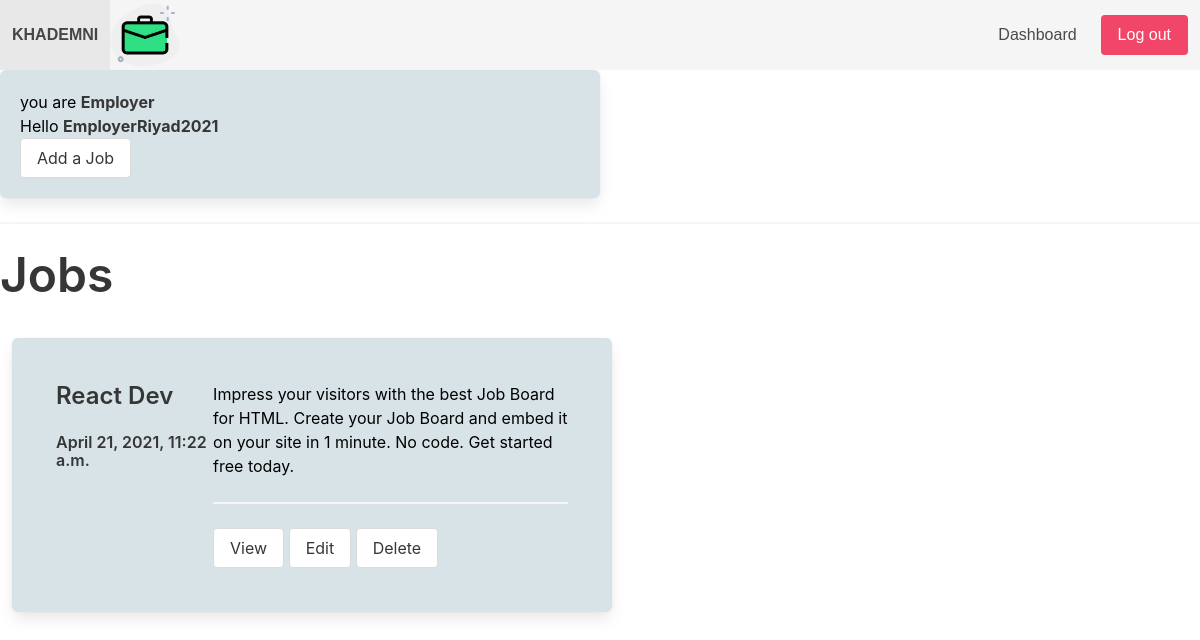
The app's page /dashboard/ (signed in) with its own data.
### jobs/models.py (models this page shows, shortened)
class Job(models.Model):
    title = models.CharField(max_length=255)
    show_description = models.TextField()
    long_desctiption = models.TextField(blank=True , null=True)
    created_by = models.ForeignKey(User, related_name='jobs', on_delete=models.CASCADE)
    created_at = models.DateTimeField(auto_now_add=True)
    change_at = models.DateTimeField(auto_now=True)

### userprofile/views.py (the view)
# urls.py: path('dashboard/', include('userprofile.urls')),
@login_required
def dashboard(request):
    return render(request, 'userprofile/dashboard.html', {'userprofile': request.user.userprofile})

### userprofile/templates/userprofile/dashboard.html (shortened to what this page needs)
{% extends 'core/base.html' %}
{% block content %}
<hr>
    {% if userprofile.is_employer %}
<p class="title is-1 is-spaced">Jobs</p>
        {% for job in request.user.jobs.all %}
            <div class="column is-4" >
        <div class="box" >
            <div class="card-content">
                <div class="media" >
                    <div class="media-content">
                    <p class="title is-4 "> {{job.title}}</p>
                    <p class="title is-6"> {{job.created_at}}</p>
                    </div>
                    <div class="content">
                        {{job.show_description}}
                        <hr>
                        <a  CLASS="button is_info " href="{% url 'view_job_dashboard' job.id %}"> View </a>
                        <a  class="button is_info" href="{% url 'edit_job' job.id %}">Edit </a>
                        <a  class="button is_danger" href="{% url 'delete_job' job.id %}">Delete</a>
                    </div>
                </div>
            </div>
        </div>
    </div>
        {% empty %}
            <p>You don't have any jobs yet...</p>
        {% endfor %}
    {% endif %}
{% endblock %}

### core/templates/core/base.html (shortened to what this page needs)
<!DOCTYPE html>
{% load static %}
<html lang="en">
<head>
        <link rel="stylesheet" href="https://cdn.jsdelivr.net/npm/bulma@0.9.0/css/bulma.min.css">
</head>
<body>
    <nav class="navbar is-light">
            <div class="navbar-brand">
                <a href="{% url 'frontpage' %}" class="navbar-item"> <strong>  KHADEMNI  </strong></a>
                  <img  class="resize" src="{% static '/images/job.png' %}">
            </div>
        <div class="navbar-menu">
            <div class="navbar-end">
                {% if request.user.is_authenticated %}
                        <a href="{% url 'dashboard' %}" class="navbar-item">Dashboard</a>
                {% endif %}
                <div class="navbar-item">
                    <div class="buttons">
                         {% if request.user.is_authenticated %}
                        <a href="{% url 'logout' %}" class="button is-danger">Log out</a>
                         {% else %}
                        <a href=  "{% url 'signup' %}" class="button is-success"> <strong> Sign up </strong> </a>
                        <a href=  "{% url 'login' %}" class="button is-light"> <strong> Log in </strong> </a>
                         {% endif %}
                    </div>
                </div>
            </div>
        </div>
    </nav>
    {% if request.user.is_authenticated %}
        {% if user.userprofile.is_employer %}
        <div class="box">
        <div>
        <h2> you are <strong> Employer</strong></h2>
        Hello  <strong> {{request.user.username}}  </strong>
        </div>
        <div class="">
         <a class="button is info"  href="{% url 'job_add'  %}"> Add a Job </a>
        </div>
    </div>
        {% endif %}
{% endif %}
    {% block content %}
    {% endblock %}
</body>
</html>

### core/templates/core/base.html (style rules this page uses)
.resize { width: 70px; height: auto; }
.navbar-item { font-family: Gill Sans, sans-serif ; }
.box { color ; red; }

### userprofile/templates/userprofile/dashboard.html (style rules this page uses)
.box { width: 600px; color: black; background-color: #d8e3e7; }
.media-content { width: 500px; }

### records on screen
Job: title "React Dev", created_at "April 21, 2021, 11:22 a.m.", show_description "Impress your visitors with the best Job Board for HTML. Create your Job Board and embed it on your site in 1 minute. No code. Get started free today."

### other values on screen
{{ request.user.username }} "EmployerRiyad2021"
